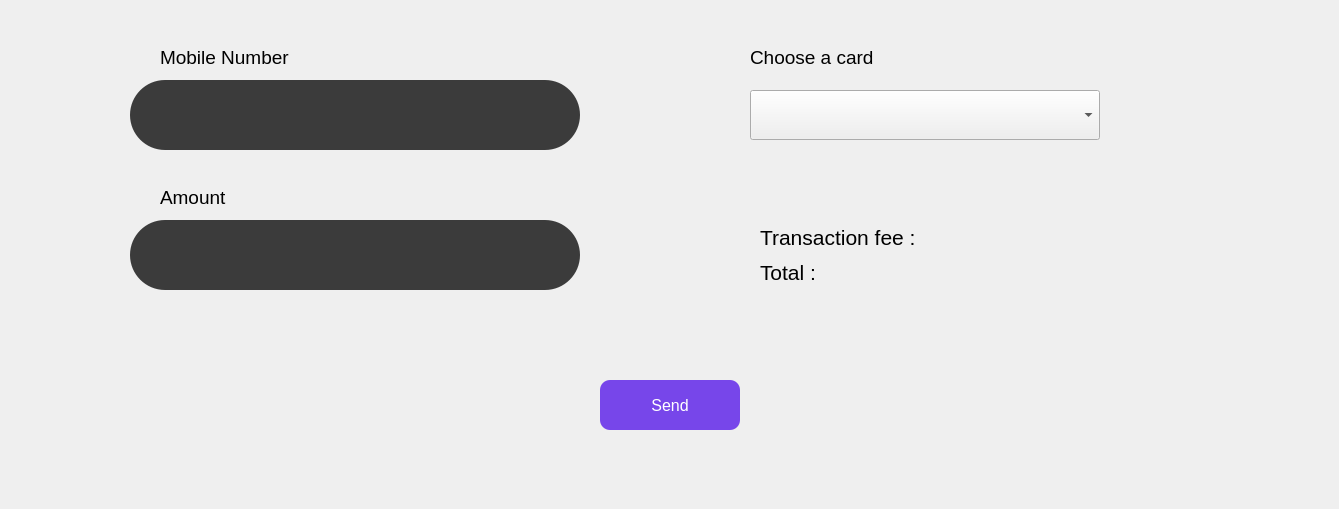
          <widget class="QWidget" name="page_15">
           <widget class="QWidget" name="widget_28" native="true">
            <property name="geometry">
             <rect>
              <x>10</x>
              <y>0</y>
              <width>1320</width>
              <height>500</height>
             </rect>
            </property>
            <property name="styleSheet">
             <string notr="true">QLineEdit{
border-radius:35;
}
QPushButton{
background-color:rgb(122, 105, 233);
color:white;
border-radius:7px;
}</string>
            </property>
            <widget class="QLineEdit" name="lineEdit_13">
             <property name="geometry">
              <rect>
               <x>120</x>
               <y>80</y>
               <width>450</width>
               <height>70</height>
              </rect>
             </property>
             <property name="minimumSize">
              <size>
               <width>450</width>
               <height>70</height>
              </size>
             </property>
             <property name="maximumSize">
              <size>
               <width>450</width>
               <height>70</height>
              </size>
             </property>
             <property name="font">
              <font>
               <pointsize>14</pointsize>
              </font>
             </property>
             <property name="styleSheet">
              <string notr="true">background-color: rgb(59, 59, 59);</string>
             </property>
             <property name="inputMethodHints">
              <set>Qt::ImhNone</set>
             </property>
             <property name="inputMask">
              <string/>
             </property>
             <property name="text">
              <string/>
             </property>
             <property name="maxLength">
              <number>11</number>
             </property>
             <property name="frame">
              <bool>true</bool>
             </property>
             <property name="echoMode">
              <enum>QLineEdit::Normal</enum>
             </property>
             <property name="cursorPosition">
              <number>0</number>
             </property>
             <property name="placeholderText">
              <string/>
             </property>
             <property name="cursorMoveStyle">
              <enum>Qt::LogicalMoveStyle</enum>
             </property>
             <property name="clearButtonEnabled">
              <bool>false</bool>
             </property>
            </widget>
            <widget class="QLineEdit" name="lineEdit_17">
             <property name="geometry">
              <rect>
               <x>120</x>
               <y>220</y>
               <width>450</width>
               <height>70</height>
              </rect>
             </property>
             <property name="minimumSize">
              <size>
               <width>450</width>
               <height>70</height>
              </size>
             </property>
             <property name="maximumSize">
              <size>
               <width>450</width>
               <height>70</height>
              </size>
             </property>
             <property name="font">
              <font>
               <pointsize>14</pointsize>
               <hintingpreference>PreferDefaultHinting</hintingpreference>
              </font>
             </property>
             <property name="styleSheet">
              <string notr="true">background-color: rgb(59, 59, 59);</string>
             </property>
             <property name="inputMask">
              <string/>
             </property>
             <property name="text">
              <string/>
             </property>
             <property name="maxLength">
              <number>32767</number>
             </property>
             <property name="echoMode">
              <enum>QLineEdit::Normal</enum>
             </property>
             <property name="cursorPosition">
              <number>0</number>
             </property>
             <property name="placeholderText">
              <string/>
             </property>
            </widget>
            <widget class="QLabel" name="label_97">
             <property name="geometry">
              <rect>
               <x>150</x>
               <y>40</y>
               <width>151</width>
               <height>36</height>
              </rect>
             </property>
             <property name="font">
              <font>
               <pointsize>16</pointsize>
              </font>
             </property>
             <property name="styleSheet">
              <string notr="true">text-align:center;</string>
             </property>
             <property name="text">
              <string>&lt;html&gt;&lt;head/&gt;&lt;body&gt;&lt;p&gt;&lt;span style=&quot; font-size:14pt;&quot;&gt;Mobile Number&lt;/span&gt;&lt;/p&gt;&lt;/body&gt;&lt;/html&gt;</string>
             </property>
            </widget>
            <widget class="QLabel" name="label_98">
             <property name="geometry">
              <rect>
               <x>150</x>
               <y>180</y>
               <width>91</width>
               <height>36</height>
              </rect>
             </property>
             <property name="font">
              <font>
               <pointsize>16</pointsize>
              </font>
             </property>
             <property name="styleSheet">
              <string notr="true">text-align:center;</string>
             </property>
             <property name="text">
              <string>&lt;html&gt;&lt;head/&gt;&lt;body&gt;&lt;p&gt;&lt;span style=&quot; font-size:14pt;&quot;&gt;Amount&lt;/span&gt;&lt;/p&gt;&lt;/body&gt;&lt;/html&gt;</string>
             </property>
            </widget>
            <widget class="QPushButton" name="pushButton_101">
             <property name="geometry">
              <rect>
               <x>590</x>
               <y>380</y>
               <width>140</width>
               <height>50</height>
              </rect>
             </property>
             <property name="minimumSize">
              <size>
               <width>140</width>
               <height>50</height>
              </size>
             </property>
             <property name="maximumSize">
              <size>
               <width>140</width>
               <height>50</height>
              </size>
             </property>
             <property name="font">
              <font>
               <pointsize>12</pointsize>
               <bold>false</bold>
              </font>
             </property>
             <property name="styleSheet">
              <string notr="true">QPushButton:hover{
	background-color:rgb(100, 60, 200);
}
QPushButton{
background-color:rgb(119, 70, 234);
border-radius:10px;
color:rgb(255, 255, 255);
}</string>
             </property>
             <property name="text">
              <string>Send</string>
             </property>
            </widget>
            <widget class="QLabel" name="label_136">
             <property name="geometry">
              <rect>
               <x>740</x>
               <y>40</y>
               <width>171</width>
               <height>36</height>
              </rect>
             </property>
             <property name="font">
              <font>
               <pointsize>16</pointsize>
              </font>
             </property>
             <property name="styleSheet">
              <string notr="true">text-align:center;</string>
             </property>
             <property name="text">
              <string>&lt;html&gt;&lt;head/&gt;&lt;body&gt;&lt;p&gt;&lt;span style=&quot; font-size:14pt;&quot;&gt;Choose a card&lt;/span&gt;&lt;/p&gt;&lt;/body&gt;&lt;/html&gt;</string>
             </property>
            </widget>
            <widget class="QComboBox" name="comboBox_2">
             <property name="geometry">
              <rect>
               <x>740</x>
               <y>90</y>
               <width>350</width>
               <height>50</height>
              </rect>
             </property>
             <property name="font">
              <font>
               <pointsize>12</pointsize>
              </font>
             </property>
            </widget>
            <widget class="QLabel" name="label_87">
             <property name="geometry">
              <rect>
               <x>150</x>
               <y>150</y>
               <width>400</width>
               <height>20</height>
              </rect>
             </property>
             <property name="styleSheet">
              <string notr="true">color:rgb(255, 0, 0)</string>
             </property>
             <property name="text">
              <string/>
             </property>
            </widget>
            <widget class="QLabel" name="label_138">
             <property name="geometry">
              <rect>
               <x>740</x>
               <y>150</y>
               <width>400</width>
               <height>20</height>
              </rect>
             </property>
             <property name="styleSheet">
              <string notr="true">color:rgb(255, 0, 0)</string>
             </property>
             <property name="text">
              <string/>
             </property>
            </widget>
            <widget class="QLabel" name="label_148">
             <property name="geometry">
              <rect>
               <x>150</x>
               <y>290</y>
               <width>400</width>
               <height>20</height>
              </rect>
             </property>
             <property name="styleSheet">
              <string notr="true">color:rgb(255, 0, 0)</string>
             </property>
             <property name="text">
              <string/>
             </property>
            </widget>
            <widget class="QLabel" name="label_153">
             <property name="geometry">
              <rect>
               <x>750</x>
               <y>255</y>
               <width>350</width>
               <height>35</height>
              </rect>
             </property>
             <property name="font">
              <font>
               <pointsize>16</pointsize>
              </font>
             </property>
             <property name="text">
              <string>&lt;html&gt;&lt;head/&gt;&lt;body&gt;&lt;p&gt;&lt;span style=&quot; font-size:16pt;&quot;&gt;Total :&lt;/span&gt;&lt;/p&gt;&lt;/body&gt;&lt;/html&gt;</string>
             </property>
            </widget>
            <widget class="QLabel" name="label_154">
             <property name="geometry">
              <rect>
               <x>750</x>
               <y>220</y>
               <width>350</width>
               <height>35</height>
              </rect>
             </property>
             <property name="font">
              <font>
               <pointsize>16</pointsize>
              </font>
             </property>
             <property name="text">
              <string>&lt;html&gt;&lt;head/&gt;&lt;body&gt;&lt;p&gt;&lt;span style=&quot; font-size:16pt;&quot;&gt;Transaction fee :&lt;/span&gt;&lt;/p&gt;&lt;/body&gt;&lt;/html&gt;</string>
             </property>
            </widget>
           </widget>
          </widget>
